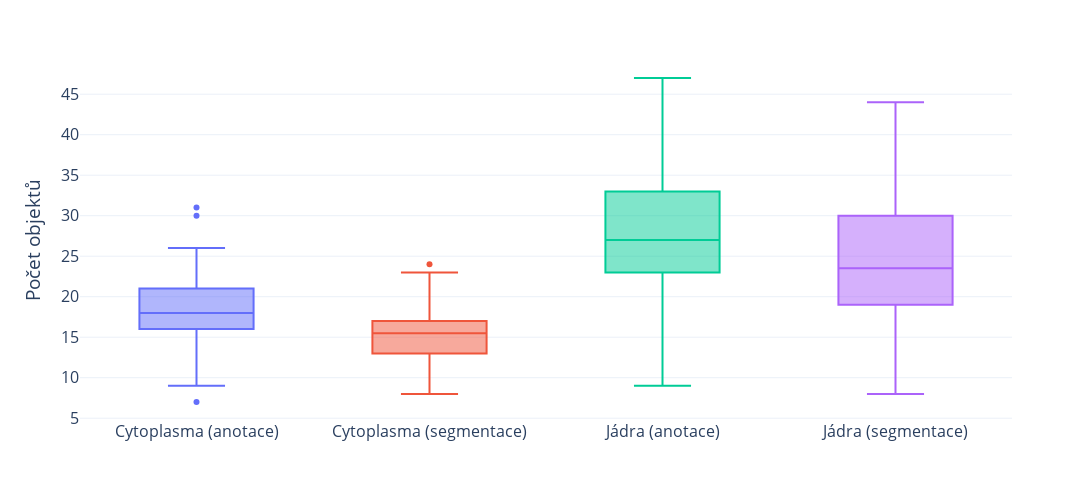

Source (notebook cell):
### Code cell
fig = px.box(
    filtered,
    x="Column",
    y="Value",
    color="Column",
    template="plotly_white",
    labels={"Value": "Počet objektů"},
    category_orders={"Column": custom_order},
)

fig.update_xaxes(
    ticktext=[
        "Cytoplasma (anotace)",
        "Cytoplasma (segmentace)",
        "Jádra (anotace)",
        "Jádra (segmentace)",
    ],
    tickvals=["cyto_lbl", "cyto_segm", "nuc_lbl", "nuc_segm"],
)

fig.update_layout(
    width=1200, height=500, showlegend=False, xaxis_title=None, font=dict(size=16)
)

fig.show()

### Figure 1 — Plotly figure (JSON) as saved in the notebook; plotly's stock layout.template omitted (floating-point values rounded to 4 significant figures)
{"data": [{"alignmentgroup": "True", "hovertemplate": "Column=%{x}<br>Počet objektů=%{y}<extra></extra>", "legendgroup": "cyto_lbl", "marker": {"color": "#636efa"}, "name": "cyto_lbl", "notched": false, "offsetgroup": "cyto_lbl", "orientation": "v", "showlegend": true, "type": "box", "x": ["cyto_lbl", "cyto_lbl", "cyto_lbl", "cyto_lbl", "cyto_lbl", "cyto_lbl", "cyto_lbl", "cyto_lbl", "cyto_lbl", "cyto_lbl", "cyto_lbl", "cyto_lbl", "cyto_lbl", "cyto_lbl", "cyto_lbl", "cyto_lbl", "cyto_lbl", "cyto_lbl", "cyto_lbl", "cyto_lbl", "cyto_lbl", "cyto_lbl", "cyto_lbl", "cyto_lbl", "cyto_lbl", "cyto_lbl", "cyto_lbl", "cyto_lbl", "cyto_lbl", "cyto_lbl", "cyto_lbl", "cyto_lbl", "cyto_lbl", "cyto_lbl", "cyto_lbl", "cyto_lbl", "cyto_lbl", "cyto_lbl", "cyto_lbl", "cyto_lbl", "cyto_lbl", "cyto_lbl", "cyto_lbl", "cyto_lbl", "cyto_lbl", "cyto_lbl", "cyto_lbl", "cyto_lbl", "cyto_lbl", "cyto_lbl"], "x0": " ", "xaxis": "x", "y": [19, 17, 18, 23, 19, 18, 19, 20, 15, 23, 11, 20, 17, 25, 20, 17, 15, 16, 13, 16, 31, 30, 22, 17, 18, 16, 9, 7, 22, 20, 15, 21, 24, 14, 21, 16, 16, 18, 16, 17, 21, 19, 20, 23, 11, 26, 16, 16, 20, 23], "y0": " ", "yaxis": "y"}, {"alignmentgroup": "True", "hovertemplate": "Column=%{x}<br>Počet objektů=%{y}<extra></extra>", "legendgroup": "cyto_segm", "marker": {"color": "#EF553B"}, "name": "cyto_segm", "notched": false, "offsetgroup": "cyto_segm", "orientation": "v", "showlegend": true, "type": "box", "x": ["cyto_segm", "cyto_segm", "cyto_segm", "cyto_segm", "cyto_segm", "cyto_segm", "cyto_segm", "cyto_segm", "cyto_segm", "cyto_segm", "cyto_segm", "cyto_segm", "cyto_segm", "cyto_segm", "cyto_segm", "cyto_segm", "cyto_segm", "cyto_segm", "cyto_segm", "cyto_segm", "cyto_segm", "cyto_segm", "cyto_segm", "cyto_segm", "cyto_segm", "cyto_segm", "cyto_segm", "cyto_segm", "cyto_segm", "cyto_segm", "cyto_segm", "cyto_segm", "cyto_segm", "cyto_segm", "cyto_segm", "cyto_segm", "cyto_segm", "cyto_segm", "cyto_segm", "cyto_segm", "cyto_segm", "cyto_segm", "cyto_segm", "cyto_segm", "cyto_segm", "cyto_segm", "cyto_segm", "cyto_segm", "cyto_segm", "cyto_segm"], "x0": " ", "xaxis": "x", "y": [14, 14, 16, 17, 18, 12, 17, 17, 12, 15, 11, 21, 15, 21, 21, 13, 12, 12, 10, 14, 22, 23, 20, 16, 16, 13, 8, 9, 13, 16, 14, 17, 22, 13, 19, 13, 15, 17, 17, 15, 15, 13, 17, 20, 8, 24, 16, 14, 17, 17], "y0": " ", "yaxis": "y"}, {"alignmentgroup": "True", "hovertemplate": "Column=%{x}<br>Počet objektů=%{y}<extra></extra>", "legendgroup": "nuc_lbl", "marker": {"color": "#00cc96"}, "name": "nuc_lbl", "notched": false, "offsetgroup": "nuc_lbl", "orientation": "v", "showlegend": true, "type": "box", "x": ["nuc_lbl", "nuc_lbl", "nuc_lbl", "nuc_lbl", "nuc_lbl", "nuc_lbl", "nuc_lbl", "nuc_lbl", "nuc_lbl", "nuc_lbl", "nuc_lbl", "nuc_lbl", "nuc_lbl", "nuc_lbl", "nuc_lbl", "nuc_lbl", "nuc_lbl", "nuc_lbl", "nuc_lbl", "nuc_lbl", "nuc_lbl", "nuc_lbl", "nuc_lbl", "nuc_lbl", "nuc_lbl", "nuc_lbl", "nuc_lbl", "nuc_lbl", "nuc_lbl", "nuc_lbl", "nuc_lbl", "nuc_lbl", "nuc_lbl", "nuc_lbl", "nuc_lbl", "nuc_lbl", "nuc_lbl", "nuc_lbl", "nuc_lbl", "nuc_lbl", "nuc_lbl", "nuc_lbl", "nuc_lbl", "nuc_lbl", "nuc_lbl", "nuc_lbl", "nuc_lbl", "nuc_lbl", "nuc_lbl", "nuc_lbl"], "x0": " ", "xaxis": "x", "y": [26, 25, 28, 42, 22, 36, 40, 30, 24, 27, 23, 27, 24, 33, 28, 23, 24, 28, 26, 22, 47, 38, 24, 20, 17, 17, 12, 15, 39, 29, 18, 30, 42, 27, 38, 33, 30, 30, 21, 32, 38, 21, 27, 33, 9, 37, 24, 24, 28, 28], "y0": " ", "yaxis": "y"}, {"alignmentgroup": "True", "hovertemplate": "Column=%{x}<br>Počet objektů=%{y}<extra></extra>", "legendgroup": "nuc_segm", "marker": {"color": "#ab63fa"}, "name": "nuc_segm", "notched": false, "offsetgroup": "nuc_segm", "orientation": "v", "showlegend": true, "type": "box", "x": ["nuc_segm", "nuc_segm", "nuc_segm", "nuc_segm", "nuc_segm", "nuc_segm", "nuc_segm", "nuc_segm", "nuc_segm", "nuc_segm", "nuc_segm", "nuc_segm", "nuc_segm", "nuc_segm", "nuc_segm", "nuc_segm", "nuc_segm", "nuc_segm", "nuc_segm", "nuc_segm", "nuc_segm", "nuc_segm", "nuc_segm", "nuc_segm", "nuc_segm", "nuc_segm", "nuc_segm", "nuc_segm", "nuc_segm", "nuc_segm", "nuc_segm", "nuc_segm", "nuc_segm", "nuc_segm", "nuc_segm", "nuc_segm", "nuc_segm", "nuc_segm", "nuc_segm", "nuc_segm", "nuc_segm", "nuc_segm", "nuc_segm", "nuc_segm", "nuc_segm", "nuc_segm", "nuc_segm", "nuc_segm", "nuc_segm", "nuc_segm"], "x0": " ", "xaxis": "x", "y": [25, 18, 21, 38, 20, 36, 40, 24, 23, 23, 19, 24, 22, 30, 24, 18, 21, 22, 26, 15, 44, 35, 21, 18, 15, 15, 8, 13, 32, 24, 15, 28, 40, 28, 38, 29, 23, 29, 21, 32, 31, 16, 25, 32, 10, 33, 22, 19, 22, 26], "y0": " ", "yaxis": "y"}], "layout": {"boxmode": "overlay", "font": {"size": 16}, "height": 500, "legend": {"title": {"text": "Column"}, "tracegroupgap": 0}, "margin": {"t": 60}, "showlegend": false, "width": 1200, "xaxis": {"anchor": "y", "categoryarray": ["cyto_lbl", "cyto_segm", "nuc_lbl", "nuc_segm"], "categoryorder": "array", "domain": [0, 1], "ticktext": ["Cytoplasma (anotace)", "Cytoplasma (segmentace)", "Jádra (anotace)", "Jádra (segmentace)"], "tickvals": ["cyto_lbl", "cyto_segm", "nuc_lbl", "nuc_segm"], "title": {}}, "yaxis": {"anchor": "x", "domain": [0, 1], "title": {"text": "Počet objektů"}}}}
